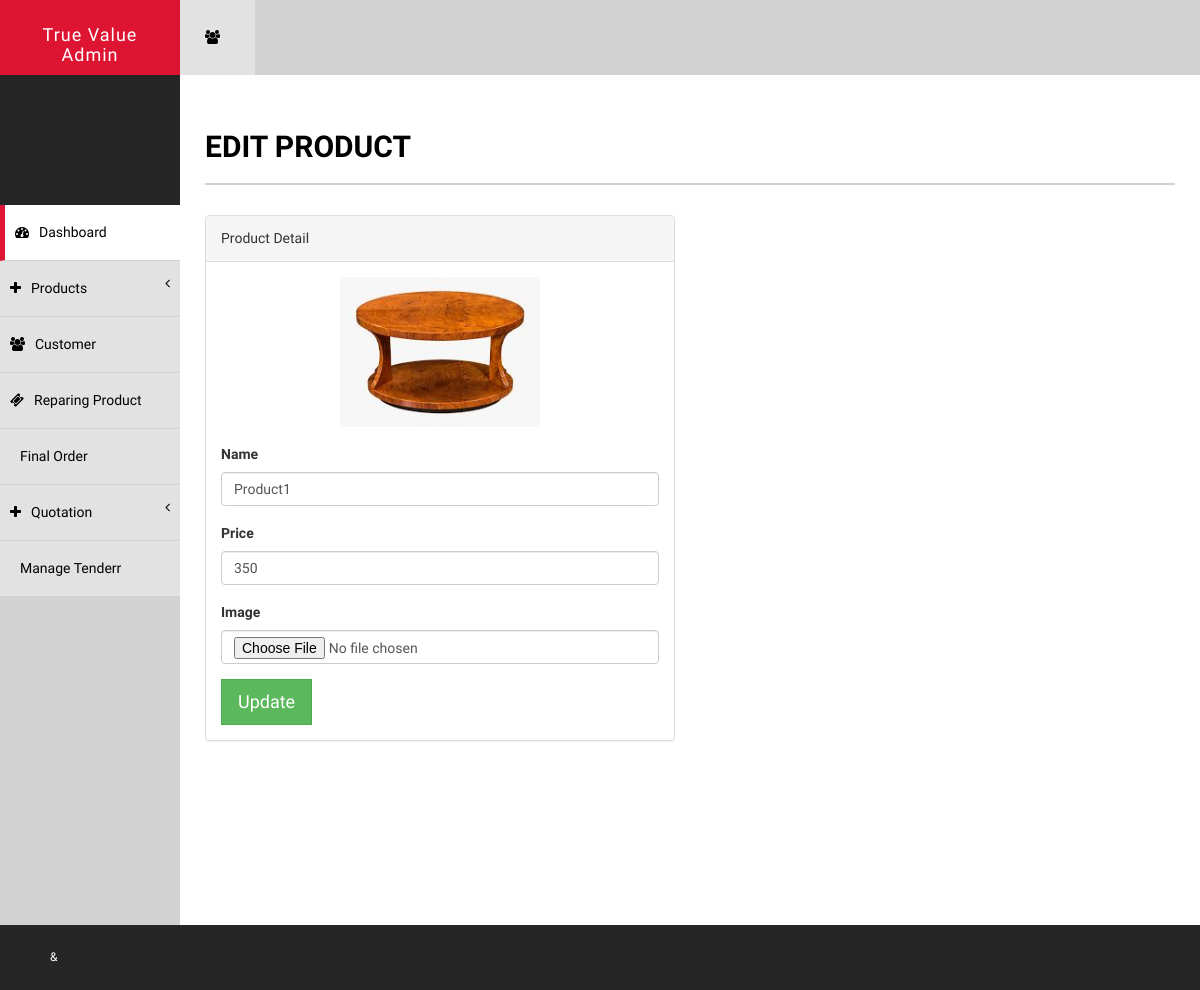
The app's page /admin/edit_product.php?product_id=1 with its own data.
### tables this page shows
CREATE TABLE `products` (
  `id` int(10) NOT NULL,
  `P_name` varchar(50) NOT NULL,
  `P_price` int(5) NOT NULL,
  `P_image` mediumtext NOT NULL
);

### admin/edit_product.php (the view, shortened to what this page needs)
<?php
	require 'config.php';
	$id = $_GET['product_id'];
    $Select_resource_sql = "SELECT * FROM products where  id = '$id'";
?>
<!DOCTYPE html>
<html xmlns="http://www.w3.org/1999/xhtml">
<head>
    <link href="assets/css/bootstrap.css" rel="stylesheet" />
    <link href="assets/css/font-awesome.css" rel="stylesheet" />
    <link href="assets/css/style.css" rel="stylesheet" />
</head>
<body>
    <div id="wrapper">
         <?php
		include('navbar.php');
		?>
        <div id="page-wrapper" class="page-wrapper-cls">
            <div id="page-inner">
                <div class="row">
                    <div class="col-md-12">
                        <h1 class="page-head-line">Edit Product</h1>
                    </div>
                </div>
				<?php
				 $result = $conn->query($Select_resource_sql);
                    if ($result->num_rows>0) {
                      while ($row = $result->fetch_assoc()) {
						$p_name = $row['P_name'];
						$p_img = $row['P_image'];
						$p_price = $row['P_price'];
                     ?>
                <div class="row">
                    <div class="col-md-6">
                        <div class="panel panel-default">
                        <div class="panel-heading">
                            Product Detail
                        </div>
                        <div class="panel-body">
                       <form method="POST" action="update_product.php" enctype="multipart/form-data">
					   <div class="form-group text-center">
					   <img src="<?php echo $p_img; ?>" alt="room photos" style="height:150px;width:200px;">
						 </div>
                          <div class="form-group">
                            <label for="exampleInputEmail1">Name</label>
							<input type="text" class="form-control" value="<?php echo $p_name ?>" name="p_name">
                          </div>
                          <div class="form-group">
                            <label for="exampleInputEmail1">Price</label>
                            <input type="number" name="price" class="form-control" id="price" placeholder="₹ 1,000" value="<?php echo $p_price ?>" required="TRUE"/>
                          </div>
                        <div class="form-group">
                            <label for="resource_image">Image</label>
                            <input type="file" id="image" name="fileToUpload" class="form-control" id="fileToUpload" required="TRUE"/>
                        </div>
						<?php
						}
				}
						?>
                        <div class="btn-group">
                          <button type="submit" name="submit" class="btn btn-success btn-lg">Update</button>
                        </div>
                        </form>
                        </div>
                        </div>
                    </div>
                </div>
            </div>
        </div>
		<footer >
        &
    </footer>
    </div>
</body>
</html>

### admin/assets/css/style.css (style rules this page uses)
body { font-family: 'Raleway', sans-serif; line-height:25px; font-size:14px; }
#wrapper { width: 100%; background: #d2d2d2; }
#page-wrapper { padding: 15px 15px; min-height: 800px; background: #fff; }
#page-inner { width: 100%; margin: 10px 20px 10px 0px; background-color: #fff!important; padding: 10px; min-height: 800px; }
.page-head-line { font-size: 30px; text-transform: uppercase; color: #000; font-weight: 800; padding-bottom: 20px; border-bottom: 2px solid #d2d2d2; margin-bottom: 30px; }
.btn { border-radius:0px!important; -moz-border-radius:0px!important; -webkit-border-radius:0px!important; }
footer { background-color:#262626; padding:20px 50px; color:#fff; font-size:12px; }
@media (min-width:768px) { .page-wrapper-cls { margin: 0 0 0 180px; } }

### records on screen
products: P_image (picture), p_name "Product1", price "350"
